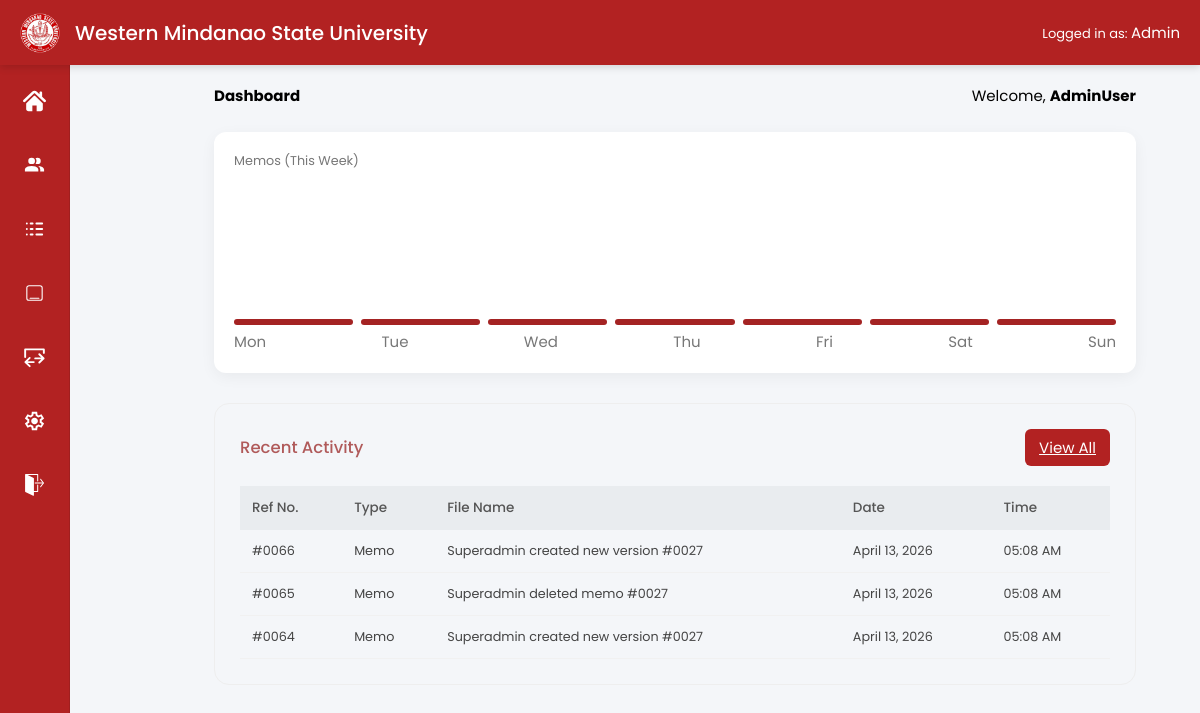
Page /admin/ (signed in) on the earlier database version.
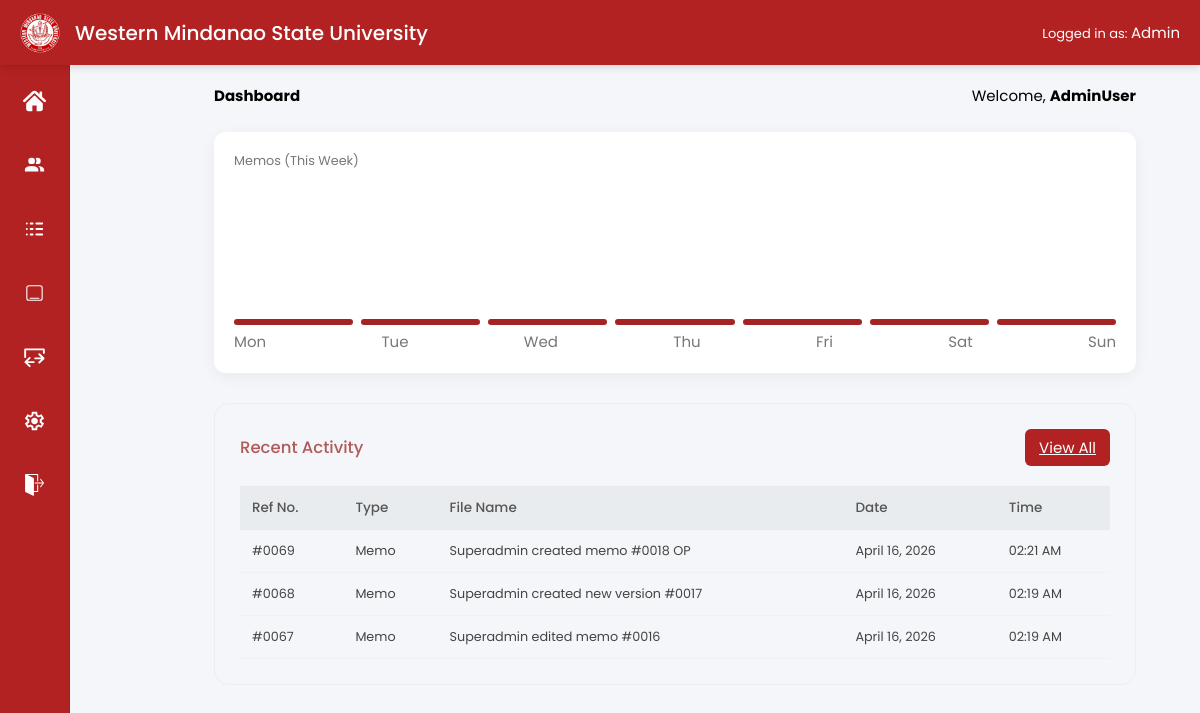
Same page on the later database version.
### app/models/log_entry.py (models this page shows)
class LogEntry(db.Model):
    __tablename__ = "log_entries"
    id = db.Column(db.Integer, primary_key=True)
    serial_number = db.Column(db.Integer, unique=True, nullable=False)
    date = db.Column(db.Date)
    remarks = db.Column(db.String(255))
    notes = db.Column(db.Text)
    encoded_at = db.Column(db.DateTime, default=datetime.utcnow)
    memo_id = db.Column(db.Integer, db.ForeignKey("memos.id"))
    user_id = db.Column(
        db.Integer,
        db.ForeignKey("users.id", name="fk_log_entries_user_id"),
        nullable=True   # 👈 TEMPORARY
    )
    user = db.relationship("User", backref="logs")

### app/routes/admin.py (the view)
@admin_bp.route("/")
@login_required
def dashboard():
    if current_user.role != "admin":
        return redirect(url_for("auth.login"))
    sort = request.args.get("sort", "latest")
    query = LogEntry.query
    if sort == "oldest":
        query = query.order_by(LogEntry.encoded_at.asc())
    else:
        query = query.order_by(LogEntry.encoded_at.desc())
    logs = query.limit(3).all()
    today = date.today()
    start_week = today - timedelta(days=today.weekday())
    week_counts = []
    for i in range(7):
        day = start_week + timedelta(days=i)
        count = Memo.query.filter(
            Memo.date == day
        ).count()
        week_counts.append(count)
    return render_template(
        "admin/dashboard.html",
        logs=logs,
        week_counts=week_counts,
        current_sort=sort
    )

### app/__init__.py (called while the page is built)
def create_app():
    app = Flask(__name__)
    app.config.from_object(Config)
    db.init_app(app)
    login_manager.init_app(app)
    migrate.init_app(app, db)
    login_manager.login_view = "auth.login"
    @login_manager.user_loader
    def load_user(user_id):
        return User.query.get(int(user_id))
    app.register_blueprint(main)
    app.register_blueprint(auth_bp)
    app.register_blueprint(secretary_bp)
    app.register_blueprint(admin_bp)
    app.cli.add_command(seed_command)
    app.cli.add_command(seed_memos)
    @app.context_processor
    def inject_settings():
        settings = SystemSettings.query.first()
        return dict(settings=settings)
    print(app.url_map)
    return app

### app/templates/admin/dashboard.html (shortened to what this page needs)
{% extends "base.html" %}
{% block content %}
<div class="main-content">
  <div class="dashboard-header">
    <h2>Dashboard</h2>
    <div>Welcome, <strong>AdminUser</strong></div>
  </div>
  <div class="dashboard-grid">
    <div class="stat-card chart-card">
      <div class="stat-label">Memos (This Week)</div>
      <div class="chart-container">
        {% set max_val = week_counts|max %}
        {% if max_val == 0 %}
          {% set max_val = 1 %}
        {% endif %}
        {% for count in week_counts %}
          <div class="bar-wrapper">
            <div class="bar"
                style="height: {{ (count / max_val) * 100 }}%;">
            </div>
          </div>
        {% endfor %}
      </div>
      <div class="chart-labels">
        <span>Mon</span>
        <span>Tue</span>
        <span>Wed</span>
        <span>Thu</span>
        <span>Fri</span>
        <span>Sat</span>
        <span>Sun</span>
      </div>
    </div>
  </div>
<div class="activity-log">
  <div class="log-header">
    <h2 class="log-title">Recent Activity</h2>
    <div class="controls">
      <a href="{{ url_for('admin.logs_page') }}" class="btn">View All</a>
    </div>
  </div>
  <table class="data-table">
    <thead>
      <tr>
        <th>Ref No.</th>
        <th>Type</th>
        <th>File Name</th>
        <th>Date</th>
        <th>Time</th>
      </tr>
    </thead>
    <tbody>
      {% for log in logs %}
      <tr>
        <td>#{{ "%04d"|format(log.serial_number) }}</td>
        <td>{{ log.type or "Memo" }}</td>
        <td>
          {{ log.file_name if log.file_name else log.remarks }}
        </td>
        <td>{{ log.encoded_at.strftime("%B %d, %Y") }}</td>
        <td>{{ log.encoded_at.strftime("%I:%M %p") }}</td>
      </tr>
      {% endfor %}
    </tbody>
  </table>
</div>
</div>
{% endblock %}

Differences in the rows shown:
no longer on this page (row unchanged): LogEntry: serial_number "0066", type "Memo", remarks "Superadmin created new version #0027", encoded_at "April 13, 2026", encoded_at "05:08 AM"
no longer on this page (row unchanged): LogEntry: serial_number "0065", type "Memo", remarks "Superadmin deleted memo #0027", encoded_at "April 13, 2026", encoded_at "05:08 AM"
no longer on this page (row unchanged): LogEntry: serial_number "0064", type "Memo", remarks "Superadmin created new version #0027", encoded_at "April 13, 2026", encoded_at "05:08 AM"
added LogEntry: serial_number "0069", type "Memo", remarks "Superadmin created memo #0018 OP", encoded_at "April 16, 2026", encoded_at "02:21 AM"
added LogEntry: serial_number "0068", type "Memo", remarks "Superadmin created new version #0017", encoded_at "April 16, 2026", encoded_at "02:19 AM"
added LogEntry: serial_number "0067", type "Memo", remarks "Superadmin edited memo #0016", encoded_at "April 16, 2026", encoded_at "02:19 AM"
